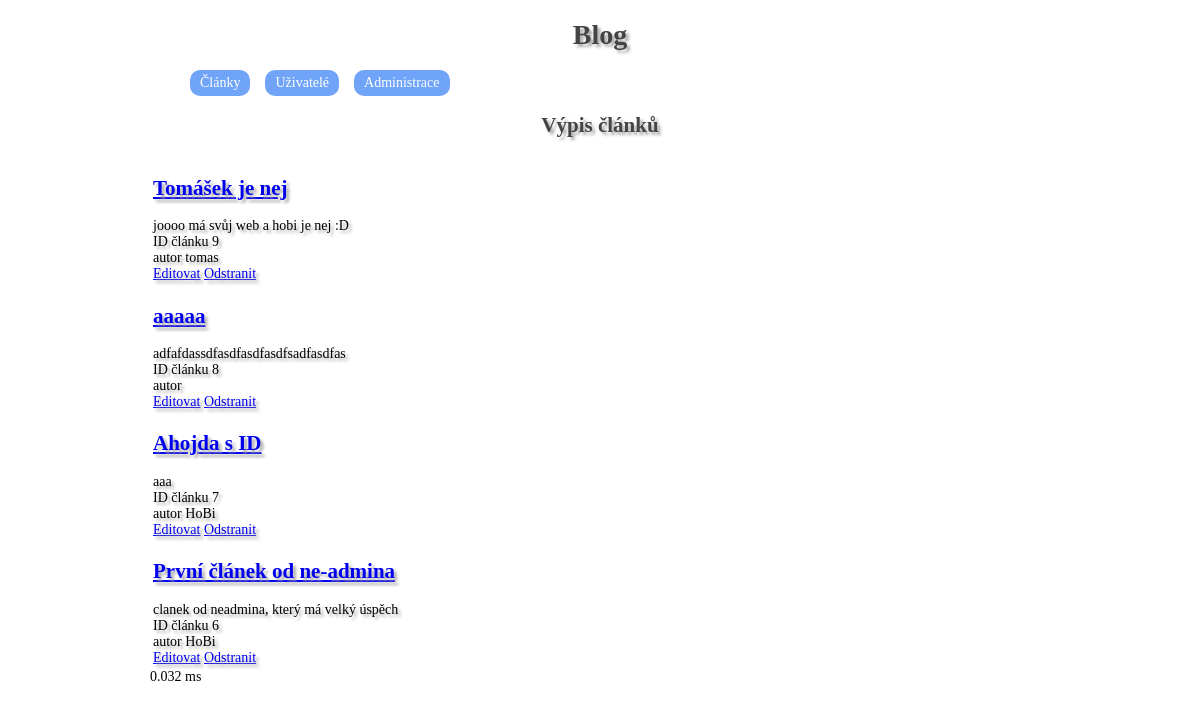
Screenshot of /clanky (signed in) with the database file from the repository.
### tables this page shows
CREATE TABLE IF NOT EXISTS `articles` (
  `articles_id` int(11) NOT NULL AUTO_INCREMENT,
  `author_id` int(11) NOT NULL,
  `title` varchar(80) NOT NULL,
  `url` varchar(40) NOT NULL,
  `description` varchar(140) NOT NULL,
  `keywords` varchar(255) NOT NULL,
  `content` text NOT NULL,
  PRIMARY KEY (`articles_id`),
  UNIQUE KEY `unique_url` (`url`)
);

CREATE TABLE IF NOT EXISTS `users` (
  `users_id` int(11) NOT NULL AUTO_INCREMENT,
  `nickname` varchar(40) NOT NULL,
  `password` char(255) NOT NULL,
  `email` varchar(100) NOT NULL,
  `admin` int(11) NOT NULL DEFAULT '0',
  `url` varchar(40) DEFAULT NULL,
  `description` varchar(500) NOT NULL,
  `motto` varchar(140) NOT NULL,
  `website` varchar(80) NOT NULL,
  `facebook` varchar(80) NOT NULL,
  `twitter` varchar(80) NOT NULL,
  `googleplus` varchar(80) NOT NULL,
  PRIMARY KEY (`users_id`),
  UNIQUE KEY `nickname` (`nickname`),
  UNIQUE KEY `url` (`url`)
);

### controllers/ArticlesController.php (called while the page is built, shortened)
<?php
class ArticlesController extends Controller
{
    public function process($parameters)
    {
        $articleManager = new ArticleManager();
        $articles = $articleManager->getArticles();
    }
}

### models/Db.php (called while the page is built, shortened)
<?php
class Db
{
    private static $connection;
    private static $settings = array
    (
        PDO::ATTR_ERRMODE => PDO::ERRMODE_EXCEPTION,
        PDO::MYSQL_ATTR_INIT_COMMAND => "SET NAMES utf8",
        PDO::ATTR_EMULATE_PREPARES => false
    );
    public static function logIn($host, $user, $password, $database)
    {
        if (!isset(self::$connection))
        {
            self::$connection = @new PDO
            (
                "mysql:host=$host;dbname=$database",
                $user,
                $password,
                self::$settings
            );
        }
    }
    public static function queryAll($query, $parameters = array())
    {
        $result = self::$connection->prepare($query);
        $result->execute($parameters);
        return $result->fetchAll();
    }
}

### models/ArticleManager.php (called while the page is built, shortened)
<?php
class ArticleManager
{
    public function getArticles()
    {
        return Db::queryAll('
            SELECT a.`articles_id`, a.`author_id`, a.`title`, a.`url`, a.`description`, u.`nickname`, u.`url` as user_url
            FROM `articles` as a
            LEFT JOIN `users` as u
            ON a.`author_id` = u.`users_id`
            ORDER BY `a`.`articles_id` DESC
        ');
    }
}

### controllers/RouterController.php (called while the page is built, shortened)
<?php
class RouterController extends Controller
{
    protected $controller;
    function process($parameters)
    {
        $parsedURL = $this->parseURL($parameters[0]);
        $address = Url::getController($parsedURL[0]);
        $controllerClass = $this->dashesToCamelCase($address . 'Controller');
        if (file_exists("controllers/" . $controllerClass . ".php"))
            $this->controller = new $controllerClass;
        else
        {
            $this->redirect(Url::getAlias('error'));
        }
        $this->controller->process($parsedURL);
    }
    private function parseURL($url)
    {
        $parsedURL = parse_url($url)['path'];
        $parsedURL = ltrim($parsedURL, '/');
        $parsedURL = trim($parsedURL);
        $partedPath = explode('/', $parsedURL);
        return $partedPath;
    }
}

### models/Url.php (called while the page is built, shortened)
<?php
class Url
{
    private static $urls = array();
    private static $commands = array();
    public static function getAlias($controller)
    {
            return self::$urls[$controller];
    }
    public static function getCommand($alias)
    {
        return self::$commands[$alias];
    }
    public static function init()
    {
        self::$urls = array();
        self::$commands = array();
        foreach (self::getUrlRecord() as $row)
        {
            self::$urls[$row['controller']] = $row['alias'];
        }
        foreach (self::getCommandRecord() as $row)
        {
            self::$commands[$row['command']] = $row['alias'];
        }
    }
    private static function getUrlRecord()
    {
        $record = Db::queryAll('
            SELECT `controller`, `alias`
            FROM `url`
        ');
        return $record;
    }
    private static function getCommandRecord()
    {
        $record = Db::queryAll('
            SELECT `command`, `alias`
            FROM `url_commands`
        ');
        return $record;
    }
}

### views/articles.phtml (the view)
<h1><?= $heading ?></h1>
<table>
    <?php foreach ($articles as $article) : ?>
        <tr>
            <td>
                <h2><a href="<?= Url::getAlias('article') ?>/<?= $article['url'] ?>"><?= $article['title'] ?></a></h2>
                <?= $article['description'] ?>
                <br>
                ID článku <?= $article['articles_id'] ?>
                <br>
                autor <?= $article['nickname'] ?>
                <?php if ($admin OR $article['author_id'] == $user['users_id']): ?>
                    <br/>
                    <a href="<?= Url::getAlias('admin') ?>/<?= Url::getAlias('editor') ?>/<?= $article['url'] ?>">Editovat</a>
                <?php endif ?>
                <?php if ($admin): ?>
                    <a href="<?= Url::getAlias('admin') ?>/<?= Url::getAlias('article') ?>/<?= $article['url'] ?>/<?= Url::getCommand('delete') ?>">Odstranit</a>
                <?php endif ?>
            </td>
        </tr>
    <?php endforeach ?>
</table>

### css/style.css (style rules this page uses)
body { font-family: verdana; font-size: 14px; width: 900px; margin: 0 auto; }
h1 { text-align: center; color: #444444; text-shadow: 3px 3px 3px #aaaaaa; }

### rows the page displays
articles: title "Tomášek je nej", description "joooo má svůj web a hobi je nej :D", articles_id "9", author.nickname "tomas"
articles: title "aaaaa", description "adfafdassdfasdfasdfasdfsadfasdfas", articles_id "8"
articles: title "Ahojda s ID", description "aaa", articles_id "7", author.nickname "HoBi"
articles: title "První článek od ne-admina", description "clanek od neadmina, který má velký úspěch", articles_id "6", author.nickname "HoBi"

### other values shown
$heading "Výpis článků"
